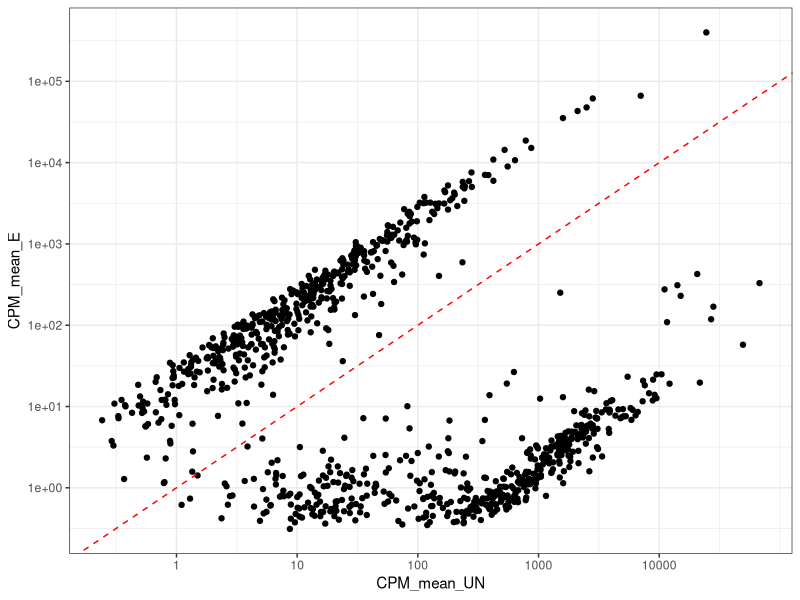

The R script that drew this image: (Note: this script raises an error after producing the figure.)
#Simple plot to see if the data looks like it's supposed to
library(tidyverse)

enriched <- read.csv(file = "data/clean/CPM_liver_enriched_full.csv", header = TRUE)
unenriched <- read.csv(file = "data/clean/CPM_liver_unenriched_full.csv", header = TRUE)

#Try something; filter to the top like 600 expressed enriched

data_full <-inner_join(enriched, unenriched, by = "Geneid")

head(data_full)


ggplot(data = data_full, aes(x = CPM_mean_UN, y = CPM_mean_E)) +
  geom_point() +
  scale_y_log10(breaks = c(0.1, 1, 10, 100, 1000, 10000, 100000)) +
  scale_x_log10(breaks = c(0.1, 1, 10, 100, 1000, 10000)) +
  geom_abline(intercept = 0, slope = 1, color = "red", linetype = "dashed") +
  theme_bw()



#I'm going to make an assumption that samples 1-3 and 4-6 are male or female

#Do calculations for the enriched data...
#for E1-E3
enriched_13 <- enriched %>%
  select(Geneid, E1_cpm, E2_cpm, E3_cpm)

enriched_13_sum <- enriched_13 %>%
  rowwise () %>%
  mutate(CPM_mean_E13 = mean(c_across(2:4))) %>%
  filter(CPM_mean_E13 > 0)

#for E4-E6
enriched_46 <- enriched %>%
  select(Geneid, E4_cpm, E5_cpm, E6_cpm)

enriched_46_sum <- enriched_46 %>%
  rowwise () %>%
  mutate(CPM_mean_E46 = mean(c_across(2:4))) %>%
  filter(CPM_mean_E46 > 0)

#Do calculations for the unenriched data... 
#subset data
unenriched_13 <- unenriched %>%
  select(Geneid, L1_CPM, L2_CPM, L3_CPM)

#calculate mean and filter
unenriched_13_sum <- unenriched_13 %>%
  rowwise () %>%
  mutate(CPM_mean_UN13 = mean(c_across(2:4))) %>%
  filter(CPM_mean_UN13 > 0)

#Subset data
unenriched_46 <- unenriched %>%
  select(Geneid, L4_CPM, L5_CPM, L6_CPM)

#calculate mean and filter
unenriched_46_sum <- unenriched_46 %>%
  rowwise () %>%
  mutate(CPM_mean_UN46 = mean(c_across(2:4)))


#Join male un/en dataframes

full_13 <- inner_join(enriched_13_sum, unenriched_13_sum, by = "Geneid") %>%
  

#Plot "male" or "female" against other

ggplot(data = full_13, aes(x = CPM_mean_UN13, y = CPM_mean_E13)) +
  geom_point() +
  scale_y_log10(breaks = c(0.1, 1, 10, 100, 1000, 10000, 100000)) +
  scale_x_log10(breaks = c(0.1, 1, 10, 100, 1000, 10000)) +
  geom_abline(intercept = 0, slope = 1, color = "red", linetype = "dashed") +
  theme_bw()


#Join female un/en dataframes

full_46 <- inner_join(enriched_46_sum, unenriched_46_sum, by = "Geneid")

#Plot 46 against other

ggplot(data = full_46, aes(x = CPM_mean_UN46, y = CPM_mean_E46)) +
  geom_point() +
  scale_y_log10(breaks = c(0.1, 1, 10, 100, 1000, 10000, 100000)) +
  scale_x_log10(breaks = c(0.1, 1, 10, 100, 1000, 10000)) +
  geom_abline(intercept = 0, slope = 1, color = "red", linetype = "dashed") +
  theme_bw()



#So 13 is almost certainly the males, and 46 are almost certainly the females... 

#
